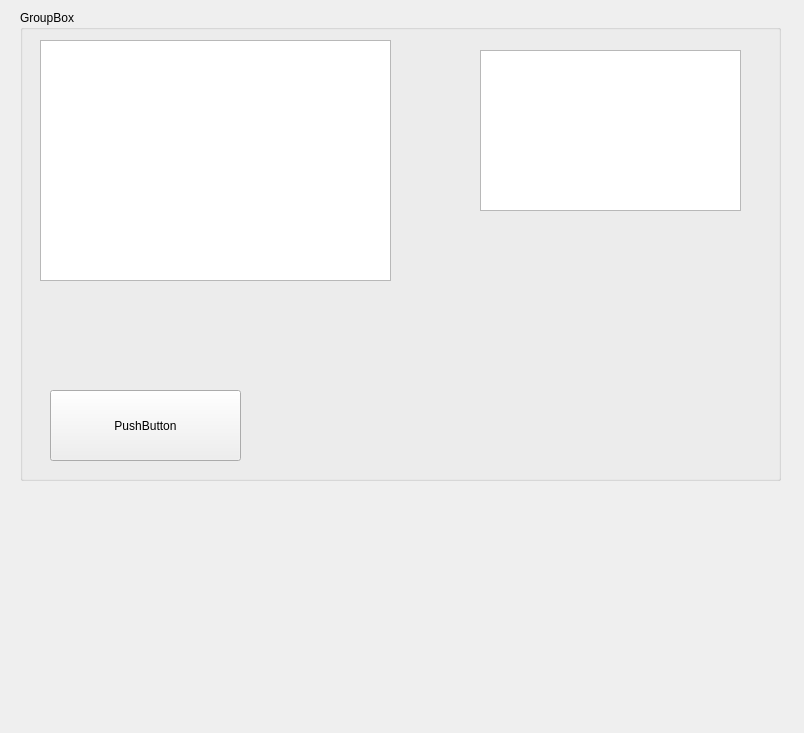
<?xml version="1.0" encoding="UTF-8"?>
<ui version="4.0">
 <class>Form</class>
 <widget class="QWidget" name="Form">
  <property name="geometry">
   <rect>
    <x>0</x>
    <y>0</y>
    <width>804</width>
    <height>733</height>
   </rect>
  </property>
  <property name="windowTitle">
   <string>First form</string>
  </property>
  <widget class="QGroupBox" name="groupBox">
   <property name="geometry">
    <rect>
     <x>20</x>
     <y>10</y>
     <width>761</width>
     <height>471</height>
    </rect>
   </property>
   <property name="title">
    <string>GroupBox</string>
   </property>
   <widget class="QTextEdit" name="textEdit">
    <property name="geometry">
     <rect>
      <x>20</x>
      <y>30</y>
      <width>351</width>
      <height>241</height>
     </rect>
    </property>
    <property name="readOnly">
     <bool>true</bool>
    </property>
   </widget>
   <widget class="QPushButton" name="pushButton">
    <property name="geometry">
     <rect>
      <x>30</x>
      <y>380</y>
      <width>191</width>
      <height>71</height>
     </rect>
    </property>
    <property name="text">
     <string>PushButton</string>
    </property>
   </widget>
   <widget class="QPlainTextEdit" name="plainTextEdit">
    <property name="geometry">
     <rect>
      <x>460</x>
      <y>40</y>
      <width>261</width>
      <height>161</height>
     </rect>
    </property>
   </widget>
  </widget>
 </widget>
 <resources/>
 <connections/>
</ui>
